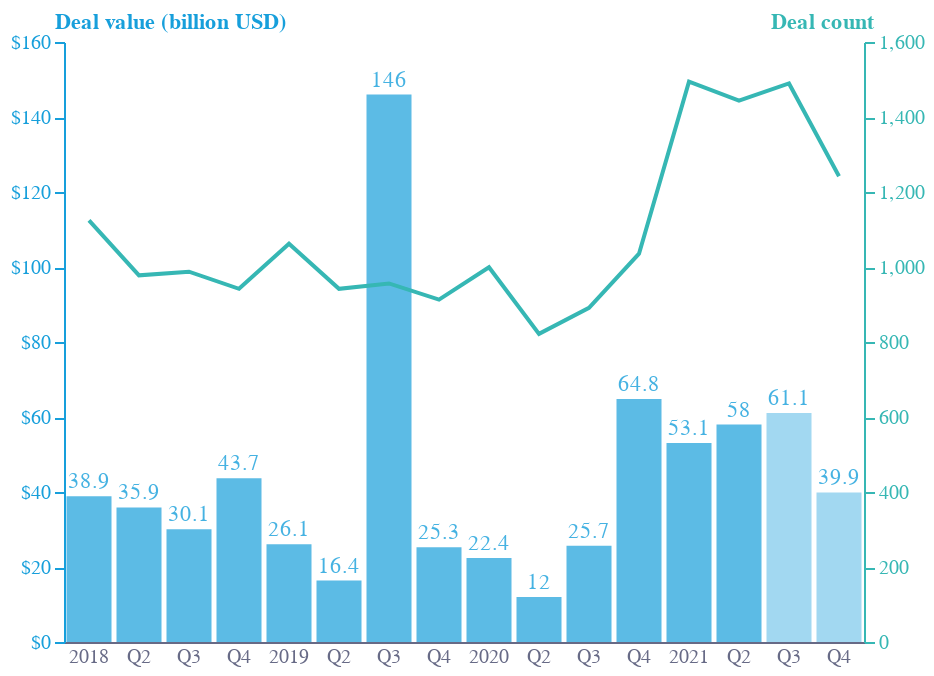

The code cell stored with this chart in its notebook:
### Code cell
base = alt.Chart(f1).encode(x=alt.X(
    "Q:N",
    sort=[],
    axis=alt.Axis(
        # grid=False,
        title='',
        labelColor=colors["eco-gray"],
        titleColor=colors["eco-gray"],
        tickColor=colors["eco-gray"],
        domainColor=colors["eco-gray"],
        tickCount=10,
        ticks=False,
        # orient="top",
        labelAngle=0,
        # labelExpr="indexof(datum.value,'Q1')>-1?slice(datum.value,0,4)+' '+slice(datum.value,4):slice(datum.value,4)",
        labelExpr="indexof(datum.value,'Q1')>-1?slice(datum.value,0,4):slice(datum.value,4)",
    ),
))
line = base.mark_line(color=colors["eco-turquiose"]).encode(y=alt.Y(
    "deals:Q",
    sort=[],
    axis=alt.Axis(
        grid=False,
        title="Deal count",
        titleX=5,
        titleY=-5,
        titleBaseline="bottom",
        titleAngle=0,
        titleAlign="right",
        labelColor=colors["eco-turquiose"],
        titleColor=colors["eco-turquiose"],
        tickColor=colors["eco-turquiose"],
        domainColor=colors["eco-turquiose"],
    ),
    # scale=alt.Scale(domain=[-0.16, 0.06]),
))
bars = base.mark_bar(color=colors["eco-light-blue"], opacity=0.7).encode(y=alt.Y(
    "value:Q",
    sort=[],
    axis=alt.Axis(
        grid=False,
        title="Deal value (billion USD)",
        titleX=-5,
        titleY=-5,
        titleBaseline="bottom",
        titleAngle=0,
        titleAlign="left",
        labelColor=colors["eco-light-blue"],
        titleColor=colors["eco-light-blue"],
        tickColor=colors["eco-light-blue"],
        domainColor=colors["eco-light-blue"],
        labelExpr="'$'+datum.value"
    ),
    scale=alt.Scale(domain=[0, 160]),
)).transform_filter("!((datum.Q=='2021Q3')|(datum.Q=='2021Q4'))")
bars2=base.mark_bar(color=colors["eco-light-blue"], opacity=0.4).encode(
    y=alt.Y(
        'value:Q',
        sort=[],
        axis=alt.Axis(
        grid=False,
        title='',
        labels=False
        ),
    scale=alt.Scale(domain=[0, 160]),
    ),
).transform_filter("(datum.Q=='2021Q3')|(datum.Q=='2021Q4')")
labels=base.mark_text(color=colors["eco-light-blue"], opacity=0.8, baseline='bottom',dy=-2).encode(
    y=alt.Y(
        'value:Q',
        sort=[],
        axis=alt.Axis(
        grid=False,
        title='',
        labels=False
        ),
    scale=alt.Scale(domain=[0, 160]),
    ),
    text='value:N'
)
layer1 = (((bars+bars2+labels+line).resolve_scale(
    y='independent'
).properties(
    height=300, width=400)).configure_view(stroke=None).properties(title=""))
layer1.save("visualisation/" + f + ".json")
layer1.save("visualisation/" + f + ".png")
open("README.md", "w").write(readme)
layer1

### Figure 1 — Vega-Lite specification as saved in the notebook (floating-point values rounded to 4 significant figures)
{"config": {"view": {"continuousWidth": 400, "continuousHeight": 300, "stroke": null}}, "layer": [{"mark": {"type": "bar", "color": "#179FDB", "opacity": 0.7}, "encoding": {"x": {"axis": {"domainColor": "#676A86", "labelAngle": 0, "labelColor": "#676A86", "labelExpr": "indexof(datum.value,'Q1')>-1?slice(datum.value,0,4):slice(datum.value,4)", "tickColor": "#676A86", "tickCount": 10, "ticks": false, "title": "", "titleColor": "#676A86"}, "field": "Q", "sort": [], "type": "nominal"}, "y": {"axis": {"domainColor": "#179FDB", "grid": false, "labelColor": "#179FDB", "labelExpr": "'$'+datum.value", "tickColor": "#179FDB", "title": "Deal value (billion USD)", "titleAlign": "left", "titleAngle": 0, "titleBaseline": "bottom", "titleColor": "#179FDB", "titleX": -5, "titleY": -5}, "field": "value", "scale": {"domain": [0, 160]}, "sort": [], "type": "quantitative"}}, "transform": [{"filter": "!((datum.Q=='2021Q3')|(datum.Q=='2021Q4'))"}]}, {"mark": {"type": "bar", "color": "#179FDB", "opacity": 0.4}, "encoding": {"x": {"axis": {"domainColor": "#676A86", "labelAngle": 0, "labelColor": "#676A86", "labelExpr": "indexof(datum.value,'Q1')>-1?slice(datum.value,0,4):slice(datum.value,4)", "tickColor": "#676A86", "tickCount": 10, "ticks": false, "title": "", "titleColor": "#676A86"}, "field": "Q", "sort": [], "type": "nominal"}, "y": {"axis": {"grid": false, "labels": false, "title": ""}, "field": "value", "scale": {"domain": [0, 160]}, "sort": [], "type": "quantitative"}}, "transform": [{"filter": "(datum.Q=='2021Q3')|(datum.Q=='2021Q4')"}]}, {"mark": {"type": "text", "baseline": "bottom", "color": "#179FDB", "dy": -2, "opacity": 0.8}, "encoding": {"text": {"field": "value", "type": "nominal"}, "x": {"axis": {"domainColor": "#676A86", "labelAngle": 0, "labelColor": "#676A86", "labelExpr": "indexof(datum.value,'Q1')>-1?slice(datum.value,0,4):slice(datum.value,4)", "tickColor": "#676A86", "tickCount": 10, "ticks": false, "title": "", "titleColor": "#676A86"}, "field": "Q", "sort": [], "type": "nominal"}, "y": {"axis": {"grid": false, "labels": false, "title": ""}, "field": "value", "scale": {"domain": [0, 160]}, "sort": [], "type": "quantitative"}}}, {"mark": {"type": "line", "color": "#36B7B4"}, "encoding": {"x": {"axis": {"domainColor": "#676A86", "labelAngle": 0, "labelColor": "#676A86", "labelExpr": "indexof(datum.value,'Q1')>-1?slice(datum.value,0,4):slice(datum.value,4)", "tickColor": "#676A86", "tickCount": 10, "ticks": false, "title": "", "titleColor": "#676A86"}, "field": "Q", "sort": [], "type": "nominal"}, "y": {"axis": {"domainColor": "#36B7B4", "grid": false, "labelColor": "#36B7B4", "tickColor": "#36B7B4", "title": "Deal count", "titleAlign": "right", "titleAngle": 0, "titleBaseline": "bottom", "titleColor": "#36B7B4", "titleX": 5, "titleY": -5}, "field": "deals", "sort": [], "type": "quantitative"}}}], "data": {"name": "data-b9d9ab90ca821f96d8c1c2f43875ff38"}, "height": 300, "resolve": {"scale": {"y": "independent"}}, "title": "", "width": 400, "$schema": "https://vega.github.io/schema/vega-lite/v4.17.0.json", "datasets": {"data-b9d9ab90ca821f96d8c1c2f43875ff38": [{"Q": "2018Q1", "value": 38.9, "deals": 1124.0}, {"Q": "2018Q2", "value": 35.9, "deals": 977.8}, {"Q": "2018Q3", "value": 30.1, "deals": 987.4}, {"Q": "2018Q4", "value": 43.7, "deals": 941.7}, {"Q": "2019Q1", "value": 26.1, "deals": 1062.0}, {"Q": "2019Q2", "value": 16.4, "deals": 941.7}, {"Q": "2019Q3", "value": 146.0, "deals": 956.2}, {"Q": "2019Q4", "value": 25.3, "deals": 912.9}, {"Q": "2020Q1", "value": 22.4, "deals": 999.4}, {"Q": "2020Q2", "value": 12.0, "deals": 821.6}, {"Q": "2020Q3", "value": 25.7, "deals": 891.3}, {"Q": "2020Q4", "value": 64.8, "deals": 1035.0}, {"Q": "2021Q1", "value": 53.1, "deals": 1494.0}, {"Q": "2021Q2", "value": 58.0, "deals": 1444.0}, {"Q": "2021Q3", "value": 61.1, "deals": 1489.0}, {"Q": "2021Q4", "value": 39.9, "deals": 1242.0}]}}
